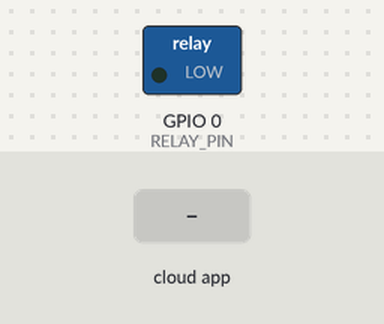
A sketch run on a simulated ESP8266 (NodeMCU). Shown: switched loads named in the sketch (green lamp = pin HIGH). The test bench sets the inputs (shaded band). WiFi joins after 1.5 s; servers stay silent unless stated.

Above: at 1.2 s.
1.3 s: the phone or cloud app sets xxx to 1
At 2.5 s:
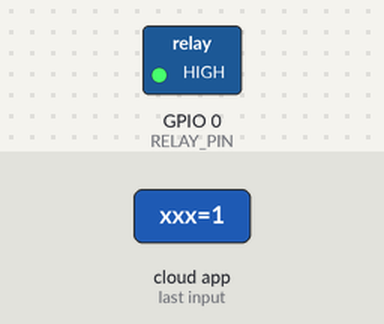
2.8 s: the phone or cloud app sets xxx to 0
At 3.7 s:
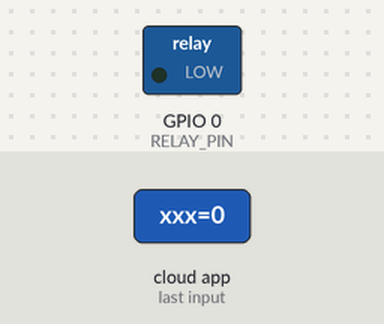
Timing chart, 0 to 5.8 s (numbered marks = the images above; inputs shaded):
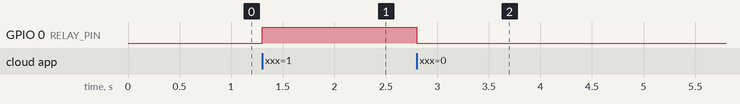

The sketch:

esp01-relay-sinricpro.ino
```cpp
#include <Arduino.h>
#include <ESP8266WiFi.h>

#include "SinricPro.h"
#include "SinricProSwitch.h"

#define WIFI_SSID   "WIFI_SSID"
#define WIFI_PASS   "WIFI_PASS"

#define SINRICPRO_APP_KEY     "xxx"
#define SINRICPRO_APP_SECRET  "xxx"
#define SINRICPRO_DEVICE_ID   "xxx"

#define BAUD_RATE   115200
#define RELAY_PIN   0

bool onPowerState(const String &deviceId, bool &state) {

  digitalWrite(RELAY_PIN, state);
  return true;

}

void setup() {

  Serial.begin(BAUD_RATE);
  pinMode(RELAY_PIN, OUTPUT);
  WiFi.begin(WIFI_SSID, WIFI_PASS);

  SinricProSwitch& mySwitch = SinricPro[SINRICPRO_DEVICE_ID];
  mySwitch.onPowerState(onPowerState);

  SinricPro.begin(SINRICPRO_APP_KEY, SINRICPRO_APP_SECRET);
}

void loop() {

  SinricPro.handle();

}
```

Measured:
- after the input at 1.3 s, GPIO 0 (RELAY_PIN): LOW → HIGH at once
- after the input at 2.8 s, GPIO 0 (RELAY_PIN): HIGH → LOW at once
